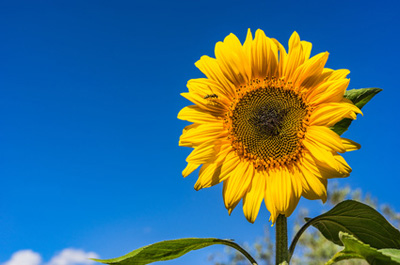
#> input picture images/sunflower.jpg, 400 x 265 px
$ jupyter execute --allow-errors 'Canny Edge Detection.ipynb'   (shell and % lines are left out)
#> lines starting #> are read from the running program, lines starting #| are printed output that depends on the picture; after the words box and inside, x2 and y2 are one past the last pixel; in counts of white or black regions, pixels touching at a corner belong together
[cell 1]
import numpy as np
import matplotlib.pyplot as plt
import cv2


# read image
image = cv2.imread('images/sunflower.jpg')
#> image is the input picture: shape (265, 400, 3); mean B, G, R 133, 112.1, 61.7

# Copy image
image_copy = np.copy(image)

image_copy = cv2.cvtColor(image, cv2.COLOR_BGR2RGB)

plt.imshow(image_copy)

[cell 2]
gray = cv2.cvtColor(image_copy, cv2.COLOR_RGB2GRAY)
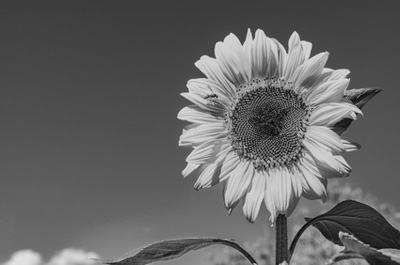
#> gray: shape (265, 400); min 2, max 226, mean 99.4
plt.imshow(gray, cmap='gray')

# Implement Canny edge detection

[cell 3]
# Define lower and upper thresholds for hysteresis
lower_thr = 120
upper_thr = 240

edges = cv2.Canny(gray, lower_thr, upper_thr)
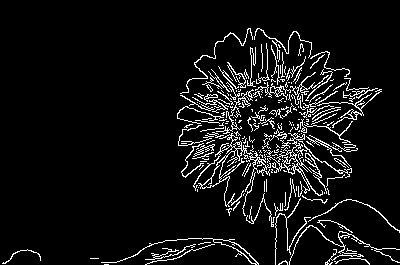
#> edges: shape (265, 400); 7.2% white in thin lines or dots, all inside (x1, y1, x2, y2) = (2, 28, 400, 265)
plt.imshow(edges, cmap='gray')

[cell 4]
# Try Canny using 'wide' and 'tight' thresholds
wide = cv2.Canny(gray, 30, 100)
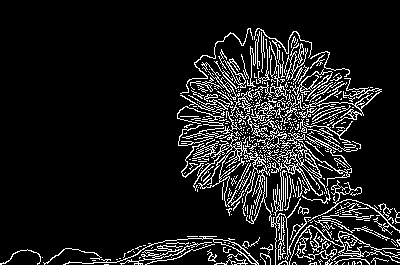
#> wide: shape (265, 400); 11.2% white in thin lines or dots, all inside (x1, y1, x2, y2) = (0, 28, 400, 265)
tight = cv2.Canny(gray, 180, 240)
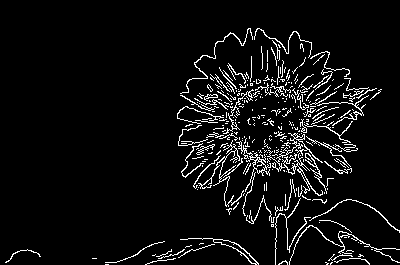
#> tight: shape (265, 400); 6% white in thin lines or dots, all inside (x1, y1, x2, y2) = (5, 28, 400, 265)

# Display
f, (ax1, ax2) = plt.subplots(1, 2, figsize=(20,10))

ax1.set_title('wide')
ax1.imshow(wide, cmap='gray')

ax2.set_title('tight')
ax2.imshow(tight, cmap='gray')

$ run again, with images/pizza_bluescreen.jpg copied over images/sunflower.jpg
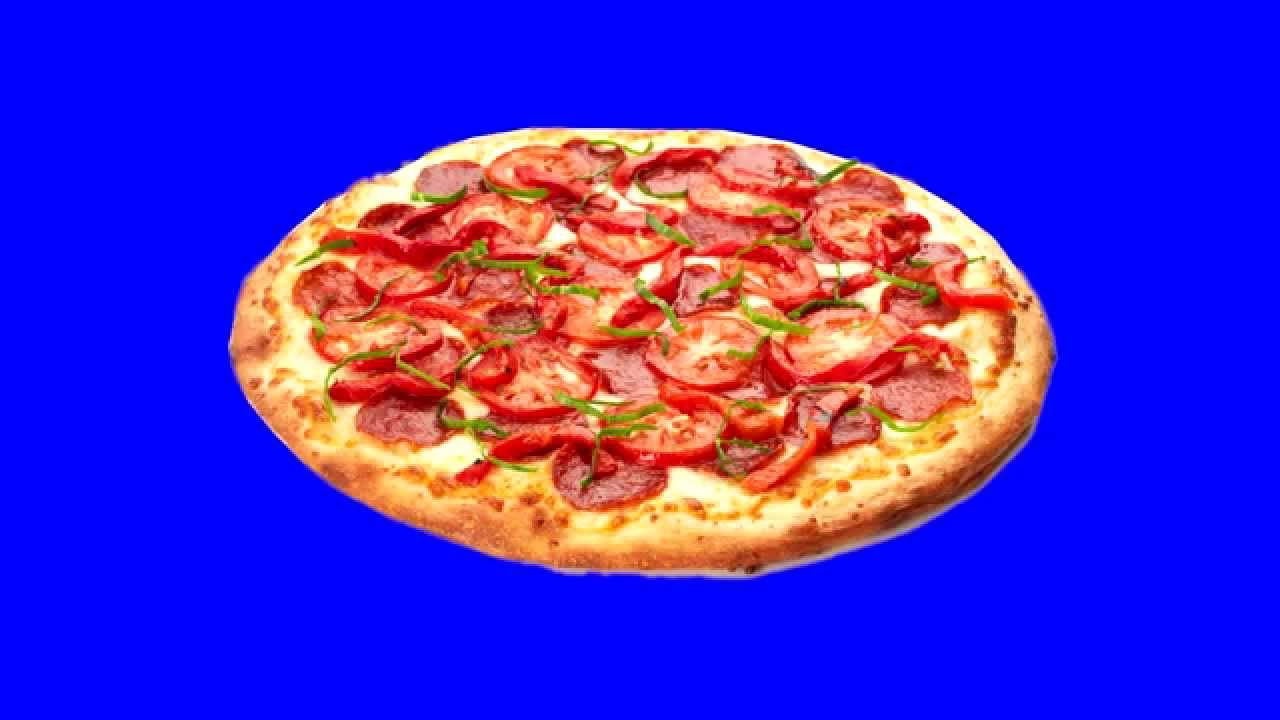
#> input picture images/pizza_bluescreen.jpg, 1280 x 720 px
#> image is the input picture: shape (720, 1280, 3); mean B, G, R 200.5, 40.8, 70.2
#> `edges = cv2.Canny(gray, lower_thr, upper_thr)`:
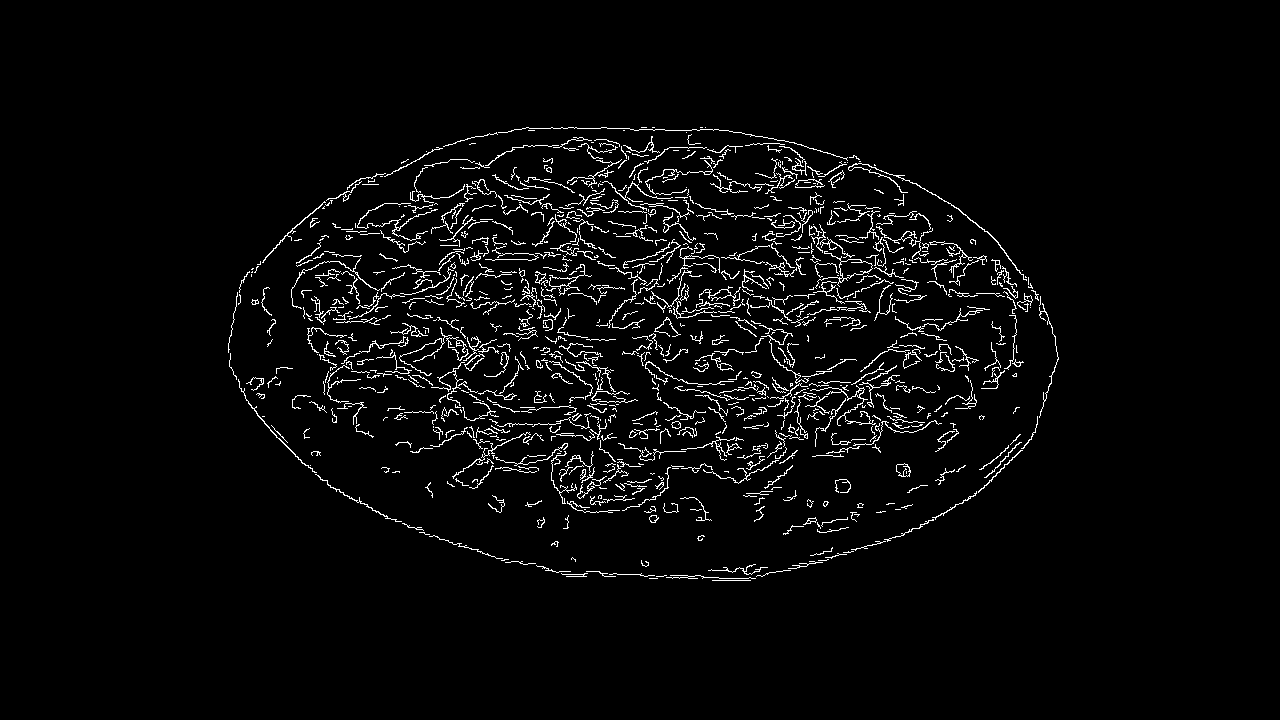
#> edges: shape (720, 1280); 3.3% white in thin lines or dots, all inside (x1, y1, x2, y2) = (228, 127, 1059, 581)
#> wide: shape (720, 1280); 7.5% white in thin lines or dots, all inside (x1, y1, x2, y2) = (228, 125, 1059, 581)
#> `tight = cv2.Canny(gray, 180, 240)`:
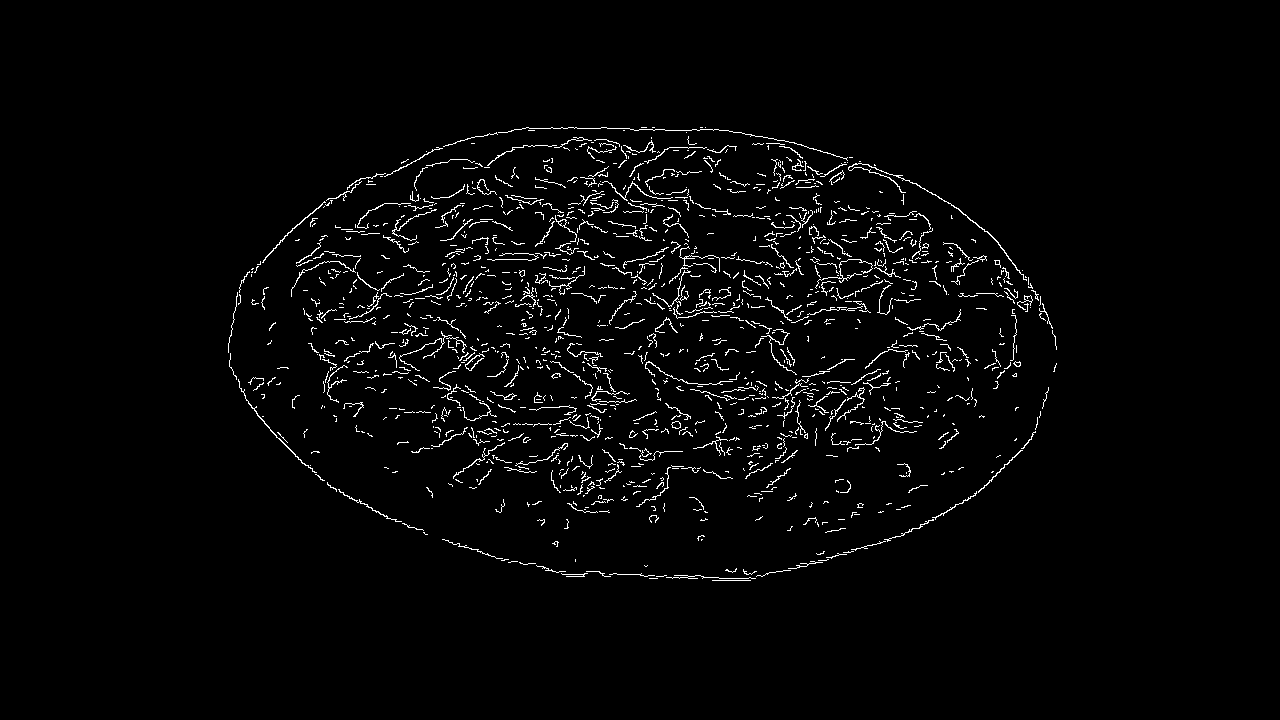
#> tight: shape (720, 1280); 2.4% white in thin lines or dots, all inside (x1, y1, x2, y2) = (228, 127, 1057, 581)

$ run again, with images/water_balloons.jpg copied over images/sunflower.jpg
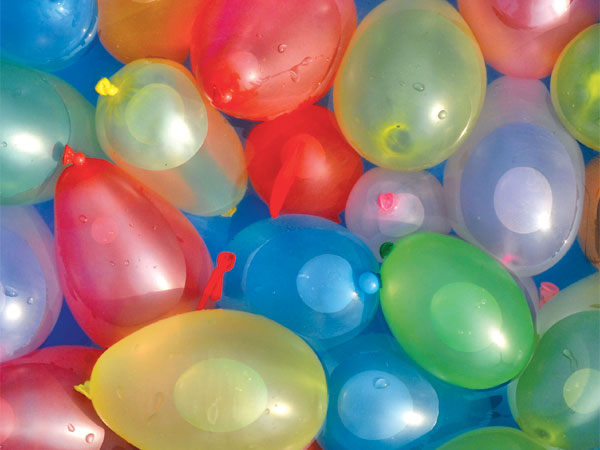
#> input picture images/water_balloons.jpg, 600 x 450 px
#> image is the input picture: shape (450, 600, 3); mean B, G, R 122.9, 133.3, 141.6
#> `edges = cv2.Canny(gray, lower_thr, upper_thr)`:
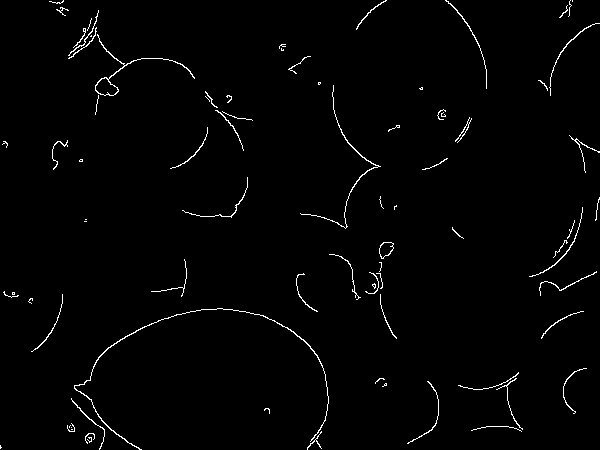
#> edges: shape (450, 600); 1.5% white in thin lines or dots
#> wide: shape (450, 600); 6% white in thin lines or dots
#> `tight = cv2.Canny(gray, 180, 240)`:
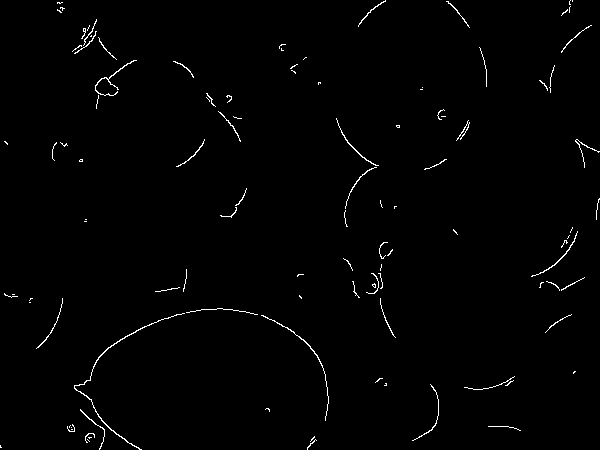
#> tight: shape (450, 600); 1% white in thin lines or dots

$ run again, with images/SFCityhall.png saved as images/sunflower.jpg
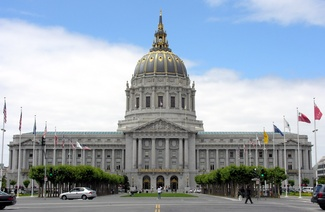
#> input picture images/SFCityhall.png, 325 x 212 px
#> image is the input picture: shape (212, 325, 3); mean B, G, R 180.1, 168, 155.8
#> `edges = cv2.Canny(gray, lower_thr, upper_thr)`:
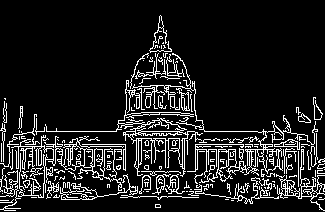
#> edges: shape (212, 325); 12.3% white in thin lines or dots
#> wide: shape (212, 325); 16.3% white in thin lines or dots
#> `tight = cv2.Canny(gray, 180, 240)`:
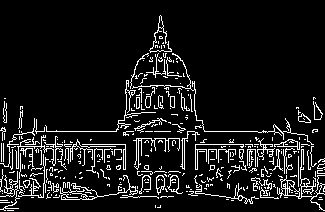
#> tight: shape (212, 325); 9.4% white in thin lines or dots
